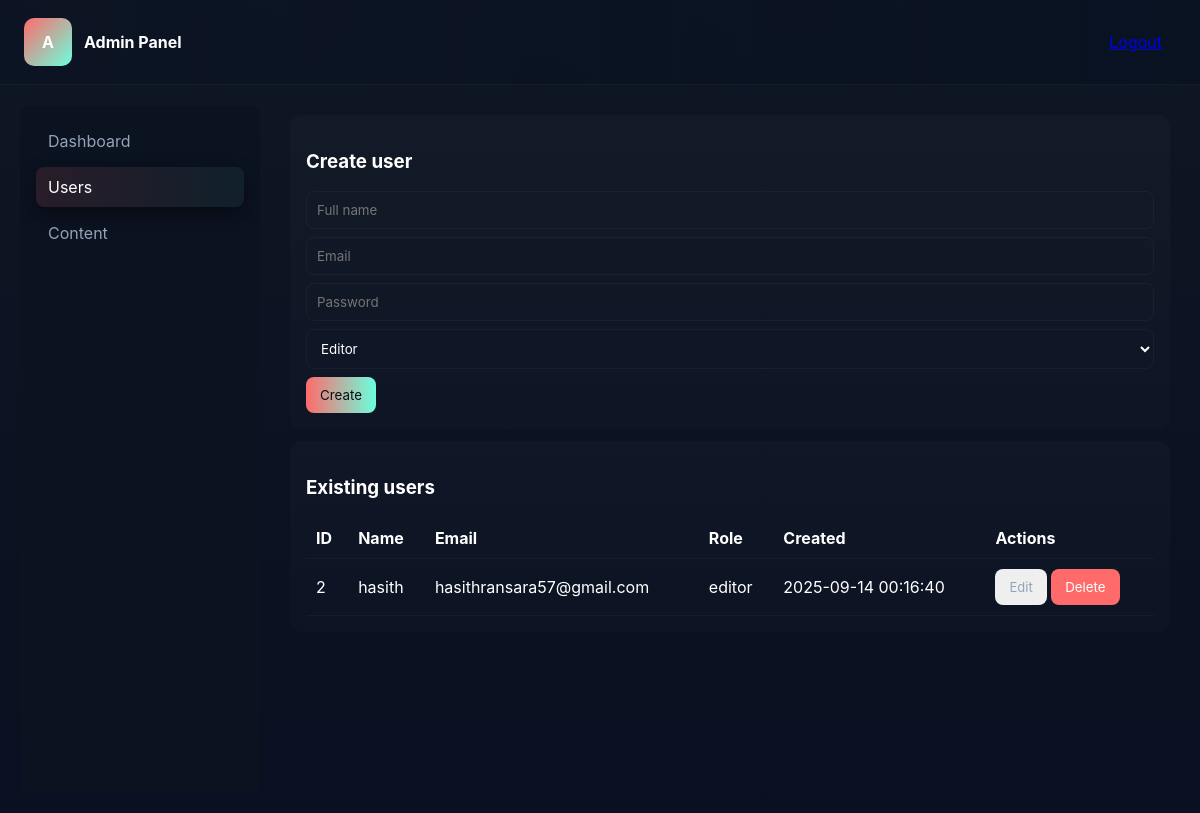
Screenshot of /admin/users.php (signed in) with the database file from the repository.
### tables this page shows
CREATE TABLE `users` (
  `id` int NOT NULL,
  `name` varchar(191) NOT NULL,
  `email` varchar(191) NOT NULL,
  `password` varchar(255) NOT NULL,
  `role` enum('admin','editor','author') NOT NULL DEFAULT 'author',
  `created_at` datetime DEFAULT CURRENT_TIMESTAMP
);

### admin/users.php (the view, shortened to what this page needs)
<?php
$pdo = getPDO();
$users = $pdo->query('SELECT id,name,email,role,created_at FROM users ORDER BY id DESC')->fetchAll();
?>
<!doctype html><html><head><meta charset="utf-8"><meta name="viewport" content="width=device-width,initial-scale=1">
<link rel="stylesheet" href="assets/css/admin.css"><title>Manage Users</title></head><body>
<div class="header">
  <div class="brand"><div class="logo">A</div><div><strong>Admin Panel</strong></div></div>
  <div><a href="logout.php" class="btn">Logout</a></div>
</div>
<div class="container">
  <aside class="sidebar">
    <nav class="menu">
      <a href="dashboard.php">Dashboard</a>
      <a href="users.php" class="active">Users</a>
      <a href="posts.php">Content</a>
    </nav>
  </aside>
  <main class="content">
    <div class="card">
      <h3>Create user</h3>
      <form method="post">
        <div class="form-row" style="gap:8px">
          <input class="input" name="name" placeholder="Full name" required>
          <input class="input" name="email" type="email" placeholder="Email" required>
          <input class="input" name="password" type="password" placeholder="Password" required>
          <select name="role" class="input">
            <option value="editor">Editor</option>
          </select>
        </div>
        <div style="margin-top:8px"><button class="btn btn-primary" name="create" type="submit">Create</button></div>
      </form>
    </div>
    <div class="card">
      <h3>Existing users</h3>
      <table class="table"><thead><tr><th>ID</th><th>Name</th><th>Email</th><th>Role</th><th>Created</th><th>Actions</th></tr></thead><tbody>
      <?php foreach($users as $u): ?>
        <tr>
          <td><?php echo $u['id'];?></td>
          <td><?php echo htmlspecialchars($u['name']);?></td>
          <td><?php echo htmlspecialchars($u['email']);?></td>
          <td><?php echo htmlspecialchars($u['role']);?></td>
          <td><?php echo $u['created_at'];?></td>
          <td>
            <button onclick="editUser(<?php echo $u['id'];?>,'<?php echo htmlspecialchars(addslashes($u['name']));?>','<?php echo htmlspecialchars($u['email']);?>','<?php echo $u['role'];?>')" class="btn small">Edit</button>
            <form method="post" style="display:inline" onsubmit="return confirm('Delete user?')">
              <button class="btn btn-danger" name="delete" type="submit">Delete</button>
            </form>
          </td>
        </tr>
      <?php endforeach;?>
      </tbody></table>
    </div>
  </main>
</div>
</body></html>

### admin/assets/css/admin.css (style rules this page uses)
:root { --bg:#0f1724; --card:#0b1220; --accent:#ff6b6b; --accent2:#6bffde; --muted:#94a3b8; --white:#ffffff; }
* { box-sizing:border-box;font-family:Inter,ui-sans-serif,system-ui,-apple-system,'Segoe UI',Roboto,'Helvetica Neue',Arial; }
body { margin:0;background:linear-gradient(180deg,var(--bg),#081021);color:var(--white);min-height:100vh }
.header { display:flex;justify-content:space-between;align-items:center;padding:18px 24px;background:linear-gradient(90deg,#07102155,#071021aa);border-bottom:1px solid rgba(255,255,255,0.04) }
.brand { display:flex;gap:12px;align-items:center }
.brand .logo { width:48px;height:48px;border-radius:10px;background:linear-gradient(135deg,var(--accent),var(--accent2));display:flex;align-items:center;justify-content:center;font-weight:700 }
.container { display:flex;gap:20px;padding:20px }
.sidebar { width:240px;background:var(--card);padding:16px;border-radius:12px;height:calc(100vh - 112px);overflow:auto }
.menu a { display:block;padding:10px 12px;border-radius:8px;color:var(--muted);text-decoration:none;margin-bottom:6px }
.menu a.active, .menu a:hover { background:linear-gradient(90deg, rgba(255,107,107,0.12), rgba(107,255,222,0.06));color:var(--white);box-shadow:0 6px 18px rgba(0,0,0,0.4) }
.content { flex:1;padding:10px }
.card { background:linear-gradient(180deg, rgba(255,255,255,0.02), rgba(255,255,255,0.01));padding:16px;border-radius:12px;margin-bottom:12px }
.table { width:100%;border-collapse:collapse }
.table th, .table td { padding:10px;border-bottom:1px solid rgba(255,255,255,0.03);text-align:left }
.form-row { display:flex;gap:10px;flex-wrap:wrap }
.input, textarea, select { width:100%;padding:10px;border-radius:8px;border:1px solid rgba(255,255,255,0.04);background:transparent;color:var(--white) }
.btn { display:inline-block;padding:10px 14px;border-radius:8px;border:none;cursor:pointer }
.btn-primary { background:linear-gradient(90deg,var(--accent),var(--accent2));color:#041017 }
.btn-danger { background:#ff6b6b;color:#fff }
.small { font-size:13px;color:var(--muted) }

### rows the page displays
users: id "2", name "hasith", email "hasithransara57@gmail.com", role "editor", created_at "2025-09-14 00:16:40"
